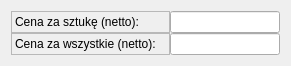
   <widget class="QWidget" name="layoutWidget_2">
    <property name="geometry">
     <rect>
      <x>20</x>
      <y>390</y>
      <width>291</width>
      <height>60</height>
     </rect>
    </property>
    <layout class="QHBoxLayout" name="horizontalLayout_3">
     <property name="spacing">
      <number>0</number>
     </property>
     <item>
      <layout class="QVBoxLayout" name="verticalLayout_55">
       <item>
        <widget class="QLabel" name="label_43">
         <property name="locale">
          <locale language="Polish" country="Poland"/>
         </property>
         <property name="frameShape">
          <enum>QFrame::StyledPanel</enum>
         </property>
         <property name="text">
          <string>Cena za sztukę (netto):        </string>
         </property>
        </widget>
       </item>
       <item>
        <widget class="QLabel" name="label_44">
         <property name="locale">
          <locale language="Polish" country="Poland"/>
         </property>
         <property name="frameShape">
          <enum>QFrame::StyledPanel</enum>
         </property>
         <property name="text">
          <string>Cena za wszystkie (netto):</string>
         </property>
        </widget>
       </item>
      </layout>
     </item>
     <item>
      <layout class="QVBoxLayout" name="verticalLayout_56">
       <item>
        <widget class="QLineEdit" name="nettoPriceBox">
         <property name="sizePolicy">
          <sizepolicy hsizetype="Expanding" vsizetype="Expanding">
           <horstretch>0</horstretch>
           <verstretch>0</verstretch>
          </sizepolicy>
         </property>
         <property name="locale">
          <locale language="Polish" country="Poland"/>
         </property>
         <property name="text">
          <string/>
         </property>
         <property name="readOnly">
          <bool>true</bool>
         </property>
        </widget>
       </item>
       <item>
        <widget class="QLineEdit" name="nettoWholePriceBox">
         <property name="sizePolicy">
          <sizepolicy hsizetype="Expanding" vsizetype="Expanding">
           <horstretch>0</horstretch>
           <verstretch>0</verstretch>
          </sizepolicy>
         </property>
         <property name="locale">
          <locale language="Polish" country="Poland"/>
         </property>
         <property name="text">
          <string/>
         </property>
         <property name="readOnly">
          <bool>true</bool>
         </property>
        </widget>
       </item>
      </layout>
     </item>
    </layout>
   </widget>
